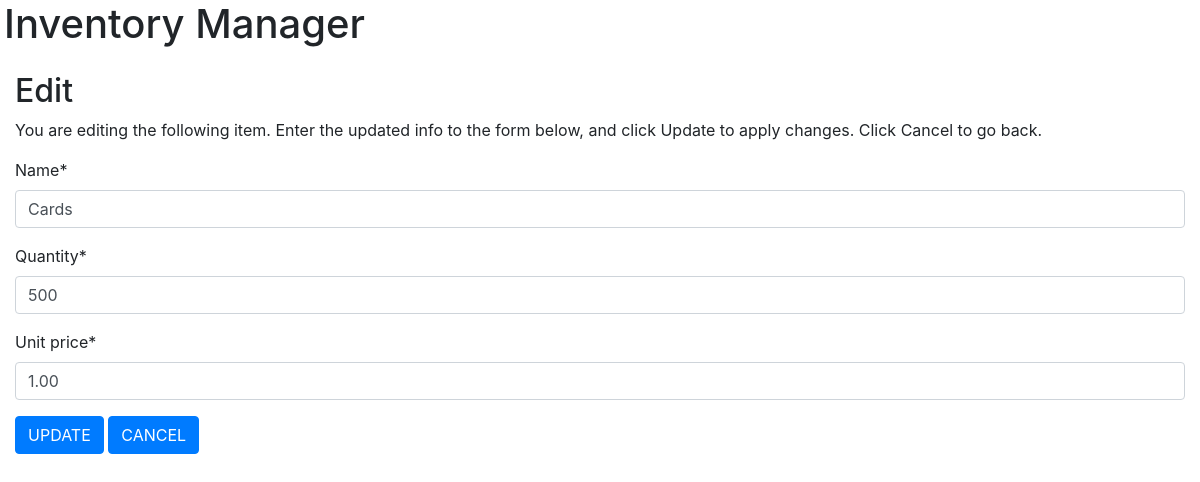
The app's page /edit/4 with its own data.
### home/models.py (models this page shows, shortened)
class Inventory(models.Model):
    name = models.CharField(max_length=254)
    quantity = models.IntegerField()
    unit_price = models.DecimalField(max_digits=6, decimal_places=2)
    deleted = models.BooleanField(default=False)
    delete_comment = models.CharField(max_length=254, null=True, blank=True)
    class Meta:
        verbose_name_plural = "Inventory"

### home/views.py (the view)
# urls.py: path("edit/<int:inventory_id>", views.edit_inventory, name="edit_inventory"),
def edit_inventory(request, inventory_id):
    item = get_object_or_404(Inventory, pk=inventory_id)
    if request.method == 'POST':
        form = InventoryForm(request.POST, instance=item)
        if form.is_valid():
            form.save()
            return redirect('home')
    else:
        form = InventoryForm(instance=item)
    template = 'home/edit.html'
    context = {
        'item': item,
        'form': form,
    }
    return render(request, template, context)

### home/forms.py
class InventoryForm(forms.ModelForm):
    class Meta:
        model = Inventory
        exclude = ('deleted', 'delete_comment')

### home/templates/home/edit.html (shortened to what this page needs)
<!DOCTYPE html>
<html lang="en">
  <head>
    <link
      rel="stylesheet"
      href="https://cdnjs.cloudflare.com/ajax/libs/font-awesome/5.15.3/css/all.min.css"
    />
    <link
      rel="stylesheet"
      href="https://stackpath.bootstrapcdn.com/bootstrap/4.4.1/css/bootstrap.min.css"
    />
  </head>
  <body>
    {% load crispy_forms_tags %}
    <div class="container-fluid">
      <div class="row mb-3 pl-1">
        <h1>Inventory Manager</h1>
      </div>
      <div class="row">
        <div class="col-12">
          <h2>Edit</h2>
        </div>
        <div class="col-12">
          <p>
            You are editing the following item. Enter the updated info to the
            form below, and click Update to apply changes. Click Cancel to go
            back.
          </p>
          <form action="{% url 'edit_inventory' item.id %}" method="post">
            {% csrf_token %} {{ form|crispy }}
            <button type="submit" class="btn btn-primary">UPDATE</button>
            <a href="{% url 'home' %}" class="btn btn-primary">CANCEL</a>
          </form>
        </div>
      </div>
    </div>
  </body>
</html>

### records on screen
Inventory: name "Cards", quantity "500", unit_price "1.00"
